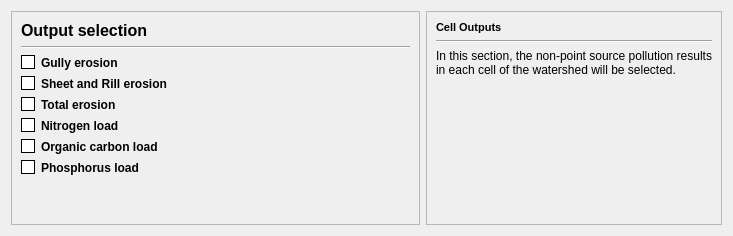
     <widget class="QWidget" name="tab_3">
      <attribute name="title">
       <string>Cell outputs</string>
      </attribute>
      <layout class="QGridLayout" name="gridLayout_11">
       <item row="0" column="0">
        <widget class="QFrame" name="frame_6">
         <property name="minimumSize">
          <size>
           <width>409</width>
           <height>0</height>
          </size>
         </property>
         <property name="frameShape">
          <enum>QFrame::StyledPanel</enum>
         </property>
         <property name="frameShadow">
          <enum>QFrame::Raised</enum>
         </property>
         <layout class="QGridLayout" name="gridLayout_9">
          <item row="0" column="0">
           <layout class="QVBoxLayout" name="verticalLayout_5">
            <item>
             <widget class="QLabel" name="label_10">
              <property name="font">
               <font>
                <pointsize>12</pointsize>
                <weight>75</weight>
                <bold>true</bold>
               </font>
              </property>
              <property name="text">
               <string>Output selection</string>
              </property>
             </widget>
            </item>
            <item>
             <widget class="Line" name="line_6">
              <property name="orientation">
               <enum>Qt::Horizontal</enum>
              </property>
             </widget>
            </item>
            <item>
             <widget class="QCheckBox" name="cbEG">
              <property name="font">
               <font>
                <weight>75</weight>
                <bold>true</bold>
               </font>
              </property>
              <property name="styleSheet">
               <string notr="true">QCheckBox::hover{color:white}

QCheckBox::indicator:unchecked {
    background-color: white;
	border: 1px solid black
}</string>
              </property>
              <property name="text">
               <string>Gully erosion</string>
              </property>
             </widget>
            </item>
            <item>
             <widget class="QCheckBox" name="cbSR">
              <property name="font">
               <font>
                <weight>75</weight>
                <bold>true</bold>
               </font>
              </property>
              <property name="styleSheet">
               <string notr="true">QCheckBox::hover{color:white}

QCheckBox::indicator:unchecked {
    background-color: white;
	border: 1px solid black
}</string>
              </property>
              <property name="text">
               <string>Sheet and Rill erosion</string>
              </property>
             </widget>
            </item>
            <item>
             <widget class="QCheckBox" name="cbT">
              <property name="font">
               <font>
                <weight>75</weight>
                <bold>true</bold>
               </font>
              </property>
              <property name="styleSheet">
               <string notr="true">QCheckBox::hover{color:white}

QCheckBox::indicator:unchecked {
    background-color: white;
	border: 1px solid black
}</string>
              </property>
              <property name="text">
               <string>Total erosion</string>
              </property>
             </widget>
            </item>
            <item>
             <widget class="QCheckBox" name="cbN">
              <property name="font">
               <font>
                <weight>75</weight>
                <bold>true</bold>
               </font>
              </property>
              <property name="styleSheet">
               <string notr="true">QCheckBox::hover{color:white}

QCheckBox::indicator:unchecked {
    background-color: white;
	border: 1px solid black
}</string>
              </property>
              <property name="text">
               <string>Nitrogen load</string>
              </property>
             </widget>
            </item>
            <item>
             <widget class="QCheckBox" name="cbOC">
              <property name="font">
               <font>
                <weight>75</weight>
                <bold>true</bold>
               </font>
              </property>
              <property name="styleSheet">
               <string notr="true">QCheckBox::hover{color:white}

QCheckBox::indicator:unchecked {
    background-color: white;
	border: 1px solid black
}</string>
              </property>
              <property name="text">
               <string>Organic carbon load</string>
              </property>
             </widget>
            </item>
            <item>
             <widget class="QCheckBox" name="cbP">
              <property name="font">
               <font>
                <weight>75</weight>
                <bold>true</bold>
               </font>
              </property>
              <property name="styleSheet">
               <string notr="true">QCheckBox::hover{color:white}

QCheckBox::indicator:unchecked {
    background-color: white;
	border: 1px solid black
}</string>
              </property>
              <property name="text">
               <string>Phosphorus load</string>
              </property>
             </widget>
            </item>
            <item>
             <spacer name="verticalSpacer_3">
              <property name="orientation">
               <enum>Qt::Vertical</enum>
              </property>
              <property name="sizeHint" stdset="0">
               <size>
                <width>20</width>
                <height>40</height>
               </size>
              </property>
             </spacer>
            </item>
           </layout>
          </item>
         </layout>
        </widget>
       </item>
       <item row="0" column="1">
        <widget class="QFrame" name="frame_5">
         <property name="frameShape">
          <enum>QFrame::StyledPanel</enum>
         </property>
         <property name="frameShadow">
          <enum>QFrame::Raised</enum>
         </property>
         <layout class="QGridLayout" name="gridLayout_6">
          <item row="0" column="0">
           <widget class="QLabel" name="label_11">
            <property name="font">
             <font>
              <pointsize>8</pointsize>
              <weight>75</weight>
              <bold>true</bold>
             </font>
            </property>
            <property name="text">
             <string>Cell Outputs</string>
            </property>
           </widget>
          </item>
          <item row="2" column="0">
           <widget class="QLabel" name="label_12">
            <property name="text">
             <string>In this section, the non-point source pollution results in each cell of the watershed will be selected. </string>
            </property>
            <property name="alignment">
             <set>Qt::AlignJustify|Qt::AlignVCenter</set>
            </property>
            <property name="wordWrap">
             <bool>true</bool>
            </property>
           </widget>
          </item>
          <item row="1" column="0">
           <widget class="Line" name="line_7">
            <property name="orientation">
             <enum>Qt::Horizontal</enum>
            </property>
           </widget>
          </item>
          <item row="3" column="0">
           <spacer name="verticalSpacer_5">
            <property name="orientation">
             <enum>Qt::Vertical</enum>
            </property>
            <property name="sizeHint" stdset="0">
             <size>
              <width>20</width>
              <height>40</height>
             </size>
            </property>
           </spacer>
          </item>
         </layout>
        </widget>
       </item>
      </layout>
     </widget>
